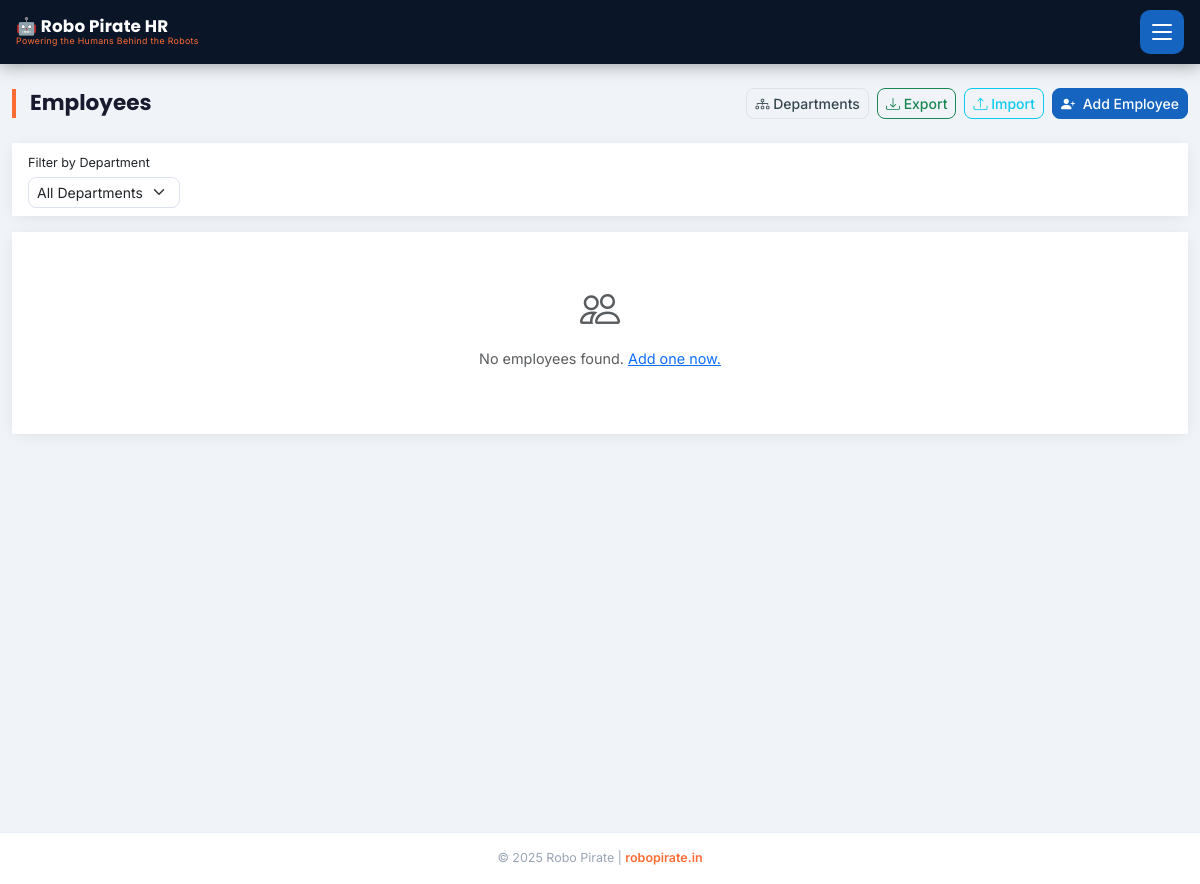
The app's page /employees (signed in), older data.
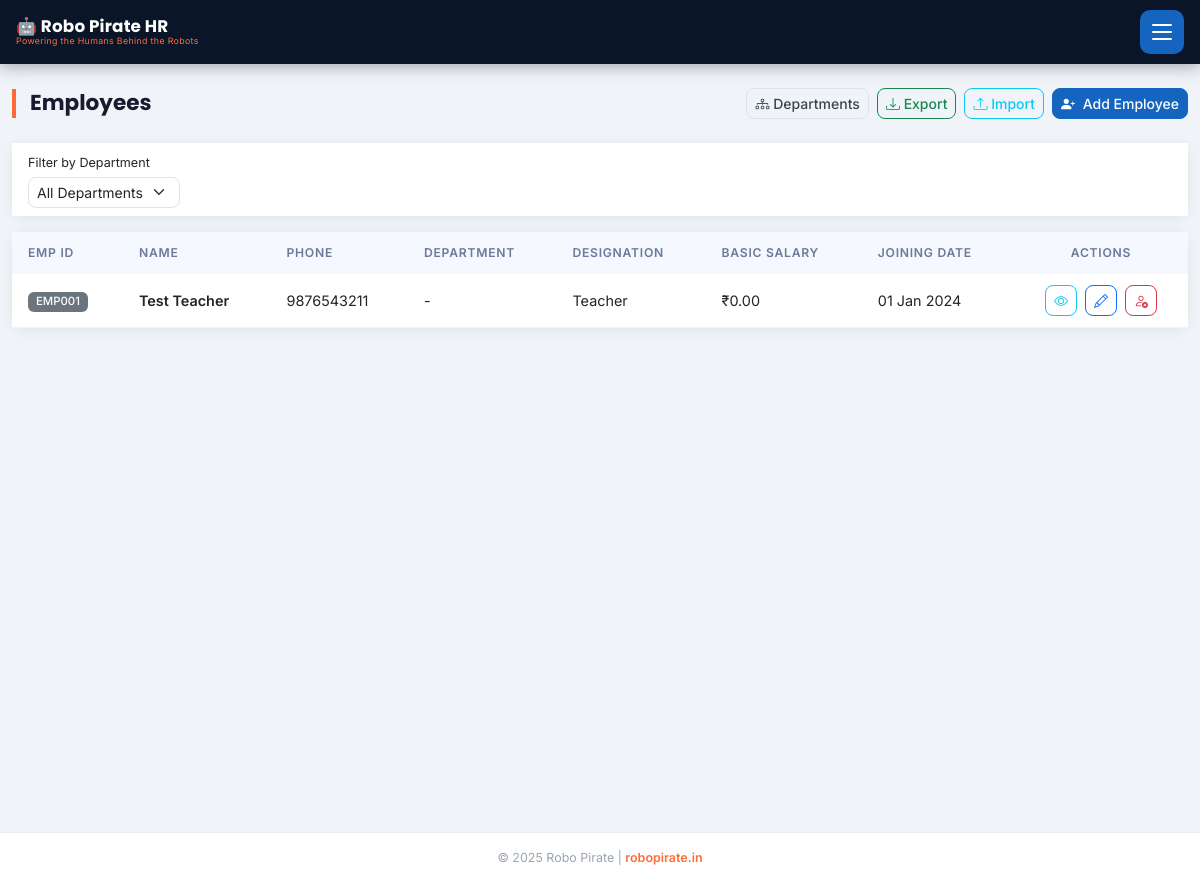
The same page, newer data.
### models.py (models this page shows, shortened)
class Employee(db.Model):
    __tablename__ = 'employees'
    id = db.Column(db.Integer, primary_key=True)
    emp_id = db.Column(db.String(20), unique=True, nullable=False)
    name = db.Column(db.String(100), nullable=False)
    phone = db.Column(db.String(15), nullable=False)
    email = db.Column(db.String(120))
    department_id = db.Column(db.Integer, db.ForeignKey('departments.id'))
    designation = db.Column(db.String(100))
    basic_salary = db.Column(db.Float, default=0.0)
    joining_date = db.Column(db.Date, default=date.today)
    is_active = db.Column(db.Boolean, default=True)
    bank_name = db.Column(db.String(100))
    account_number = db.Column(db.String(30))
    ifsc_code = db.Column(db.String(20))
    pan_number = db.Column(db.String(20))
    aadhar_number = db.Column(db.String(20))
    attendances = db.relationship('Attendance', backref='employee', lazy=True)
    leaves = db.relationship('Leave', backref='employee', lazy=True)
    payrolls = db.relationship('Payroll', backref='employee', lazy=True)
    advances = db.relationship('Advance', backref='employee', lazy=True)
    schools = db.relationship('School', secondary=employee_schools, lazy=True,
                              backref=db.backref('assigned_employees', lazy=True))

### blueprints/admin.py (the view)
@bp.route('/employees')
@login_required
def employees():
    dept_filter = request.args.get('dept', '')
    q = Employee.query.filter_by(is_active=True)
    if dept_filter:
        q = q.join(Department).filter(Department.name == dept_filter)
    emps = q.order_by(Employee.name).all()
    departments = Department.query.order_by(Department.name).all()
    return render_template('employees/list.html', employees=emps, departments=departments, dept_filter=dept_filter)

### app.py (called while the page is built)
@app.before_request
def load_persisted_config():
    global _persisted_config_loaded
    if not _persisted_config_loaded:
        persisted_key = AppConfig.get('FAST2SMS_API_KEY')
        if persisted_key:
            app.config['FAST2SMS_API_KEY'] = persisted_key
        _persisted_config_loaded = True

@login_manager.user_loader
def load_user(user_id):
    return User.query.get(int(user_id))

@app.before_request
def restrict_employee_to_portal():
    if current_user.is_authenticated and not current_user.is_admin:
        allowed = ('/portal', '/employee', '/static', '/api', '/logout')
        if request.path != '/' and not request.path.startswith(allowed):
            return redirect(url_for('portal.portal_dashboard'))

### templates/employees/list.html (shortened to what this page needs)
{% extends 'base.html' %}
{% block content %}
<div class="container-fluid py-4">
  <div class="d-flex justify-content-between align-items-center mb-4">
    <h4 class="page-header mb-0">Employees</h4>
    <div class="d-flex gap-2">
      <a href="{{ url_for('admin.departments') }}" class="btn btn-sm" style="background:#F0F4F8;color:#37474F;border:1px solid #dde3ed;">
        <i class="bi bi-diagram-3"></i> Departments
      </a>
      <a href="{{ url_for('admin.export_employees') }}" class="btn btn-sm btn-outline-success">
        <i class="bi bi-download"></i> Export
      </a>
      <a href="{{ url_for('admin.import_employees') }}" class="btn btn-sm btn-outline-info">
        <i class="bi bi-upload"></i> Import
      </a>
      <a href="{{ url_for('admin.add_employee') }}" class="btn btn-primary btn-sm">
        <i class="bi bi-person-plus-fill me-1"></i> Add Employee
      </a>
    </div>
  </div>
  <div class="card border-0 shadow-sm mb-3">
    <div class="card-body py-2">
      <form method="GET" class="row g-2 align-items-end">
        <div class="col-auto">
          <label class="form-label small mb-1">Filter by Department</label>
          <select name="dept" class="form-select form-select-sm" onchange="this.form.submit()">
            <option value="">All Departments</option>
          </select>
        </div>
      </form>
    </div>
  </div>
  <div class="card border-0 shadow-sm">
    <div class="card-body p-0">
      {% if employees %}
      <div class="table-responsive">
        <table class="table table-hover mb-0">
          <thead class="table-light">
            <tr>
              <th>Emp ID</th>
              <th>Name</th>
              <th>Phone</th>
              <th>Department</th>
              <th>Designation</th>
              <th>Basic Salary</th>
              <th>Joining Date</th>
              <th class="text-center">Actions</th>
            </tr>
          </thead>
          <tbody>
            {% for emp in employees %}
            <tr>
              <td><span class="badge bg-secondary">{{ emp.emp_id }}</span></td>
              <td class="fw-semibold">{{ emp.name }}</td>
              <td>{{ emp.phone }}</td>
              <td>{{ emp.dept.name if emp.dept else '-' }}</td>
              <td>{{ emp.designation or '-' }}</td>
              <td>₹{{ "%.2f"|format(emp.basic_salary) }}</td>
              <td>{{ emp.joining_date.strftime('%d %b %Y') if emp.joining_date else '-' }}</td>
              <td class="text-center">
                <a href="{{ url_for('admin.view_employee', emp_id=emp.id) }}" class="btn btn-sm btn-outline-info me-1" title="View">
                  <i class="bi bi-eye"></i>
                </a>
                <a href="{{ url_for('admin.edit_employee', emp_id=emp.id) }}" class="btn btn-sm btn-outline-primary me-1" title="Edit">
                  <i class="bi bi-pencil"></i>
                </a>
                <form method="POST" action="{{ url_for('admin.deactivate_employee', emp_id=emp.id) }}"
                      class="d-inline" onsubmit="return confirm('Deactivate {{ emp.name }}?')">
                  <button type="submit" class="btn btn-sm btn-outline-danger" title="Deactivate">
                    <i class="bi bi-person-x"></i>
                  </button>
                </form>
              </td>
            </tr>
            {% endfor %}
          </tbody>
        </table>
      </div>
      {% else %}
      <div class="text-center py-5 text-muted">
        <i class="bi bi-people fs-1"></i>
        <p class="mt-2">No employees found. <a href="{{ url_for('admin.add_employee') }}">Add one now.</a></p>
      </div>
      {% endif %}
    </div>
  </div>
</div>
{% endblock %}

### templates/base.html (shortened to what this page needs)
<!DOCTYPE html>
<html lang="en">
<head>
  <link href="https://cdn.jsdelivr.net/npm/bootstrap@5.3.0/dist/css/bootstrap.min.css" rel="stylesheet">
  <link href="https://cdn.jsdelivr.net/npm/bootstrap-icons@1.11.0/font/bootstrap-icons.css" rel="stylesheet">
  <link href="{{ url_for('static', filename='css/style.css') }}" rel="stylesheet">
</head>
<body>
{% if current_user.is_authenticated %}
<nav id="main-nav">
  <div class="container-fluid d-flex align-items-center justify-content-between px-3" style="height:var(--nav-height,64px);">
    <a class="navbar-brand-wrap" href="{{ url_for('admin.dashboard') }}">
      <span class="brand-title">🤖 Robo Pirate HR</span>
      <span class="brand-tagline">Powering the Humans Behind the Robots</span>
    </a>
    <button class="hamburger-btn" id="sidebarToggle" aria-label="Open navigation menu">
      <span class="bar"></span>
      <span class="bar"></span>
      <span class="bar"></span>
    </button>
  </div>
</nav>
{% endif %}
<div class="{% if current_user.is_authenticated %}main-content{% endif %}">
  {% block content %}{% endblock %}
</div>
{% if current_user.is_authenticated %}
<footer class="app-footer">
  <span>© 2025 Robo Pirate | <a href="https://robopirate.in" target="_blank">robopirate.in</a></span>
</footer>
{% endif %}
</body>
</html>

### static/css/style.css (style rules this page uses)
:root { --primary-dark: #0A1628; --primary-blue: #1565C0; --accent-orange: #FF6B35; --accent-cyan: #00BCD4; --success: #00C853; --bg: #F0F4F8; --card-bg: #FFFFFF; --text-dark: #1A1A2E; --nav-height: 64px; }
*, *::before, *::after { box-sizing: border-box; }
body { background: var(--bg); font-family: 'Inter', -apple-system, BlinkMacSystemFont, 'Segoe UI', sans-serif; font-size: 0.9rem; color: var(--text-dark); -webkit-tap-highlight-color: transparent; }
#main-nav { background: var(--primary-dark) !important; height: var(--nav-height); position: sticky; top: 0; z-index: 1030; box-shadow: 0 2px 16px rgba(0,0,0,0.35); display: flex; align-items: center; }
.navbar-brand-wrap { display: flex; flex-direction: column; line-height: 1; text-decoration: none; }
.brand-title { font-family: 'Poppins', sans-serif; font-weight: 700; font-size: 1.05rem; color: #ffffff; letter-spacing: 0.01em; }
.brand-tagline { font-size: 0.55rem; font-weight: 400; color: var(--accent-orange); letter-spacing: 0.04em; margin-top: 2px; }
.hamburger-btn { width: 44px; height: 44px; background: var(--primary-blue); border: none; border-radius: 10px; display: flex; flex-direction: column; align-items: center; justify-content: center; gap: 5px; cursor: pointer; transition: background 0.2s, transform 0.15s; flex-shrink: 0; }
.hamburger-btn .bar { display: block; width: 20px; height: 2px; background: white; border-radius: 2px; transition: transform 0.3s, opacity 0.3s; }
.main-content { min-height: calc(100vh - var(--nav-height)); }
.page-header { font-family: 'Poppins', sans-serif; font-weight: 700; font-size: 1.35rem; color: var(--text-dark); padding-left: 14px; border-left: 4px solid var(--accent-orange); line-height: 1.3; }
.card { border-radius: 12px !important; border: none !important; box-shadow: 0 2px 14px rgba(0,0,0,0.07) !important; }
.card-body { background: var(--card-bg); }
.table thead th { font-weight: 600; font-size: 0.76rem; text-transform: uppercase; letter-spacing: 0.06em; color: #6b7a99; white-space: nowrap; background: #F5F8FF; border-bottom: none; padding: 12px 16px; }
.table tbody td { vertical-align: middle; padding: 11px 16px; border-color: #f0f4f8; }
.table-responsive { max-height: 600px; overflow: auto; }
.form-control, .form-select { border-radius: 8px; border: 1.5px solid #dde3ed; transition: border-color 0.2s, box-shadow 0.2s; }
.btn { border-radius: 8px; font-weight: 500; }
.btn-primary { background: var(--primary-blue) !important; border-color: var(--primary-blue) !important; }
.badge { font-weight: 500; font-size: 0.71rem; border-radius: 6px; padding: 4px 8px; }
.app-footer { text-align: center; padding: 16px; font-size: 0.78rem; color: #9aa5b4; border-top: 1px solid #e8eef5; background: var(--card-bg); margin-top: 32px; }
.app-footer a { color: var(--accent-orange); text-decoration: none; font-weight: 600; }

Row changes from the older to the newer data that the page shows:
added Employee: emp_id "EMP001", name "Test Teacher", phone "9876543211", dept "-", designation "Teacher", basic_salary "0.00", joining_date "01 Jan 2024"
Text that changed along with them:
text no longer shown: "No employees found. Add one now."
text now shown: "EMP ID NAME PHONE DEPARTMENT DESIGNATION BASIC SALARY JOINING DATE ACTIONS"
